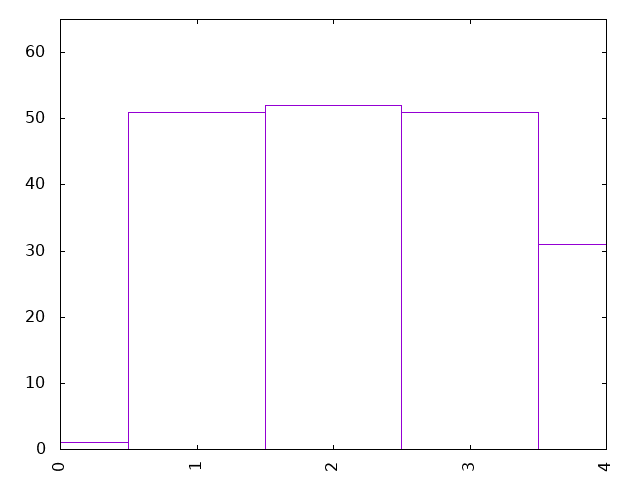

Reproduce this figure in gnuplot.
set term png
set out "0-10Fedu.png"
set key off
set xtics rotate
set yrange[0:65]

plot '0-10Fedu.dat' using 1:xticlabel(2) with boxes
